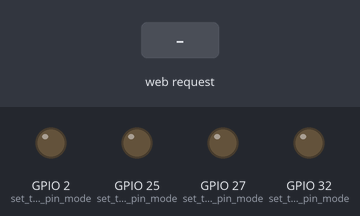
This sketch was run on a simulated ESP32. Parts: output pins drawn as LEDs (lit = HIGH). The inputs (shaded band) are chosen by the test bench. WiFi joins after 1.5 s; servers stay silent unless stated; what the sketch prints to the serial monitor is not drawn.

Above: at 2.7 s.
2.8 s: HTTP request GET /2H received
At 3.5 s:
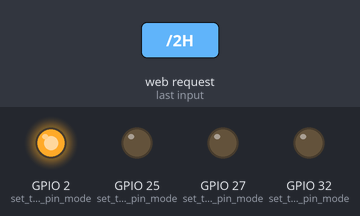
4.3 s: HTTP request GET /27H received
At 4.7 s:
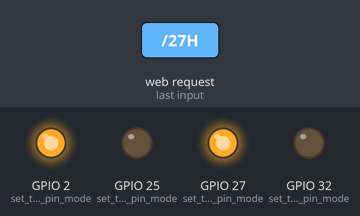
5.8 s: HTTP request GET /2L received
At 7.0 s:
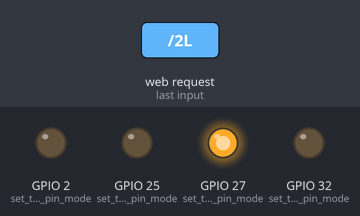
7.3 s: HTTP request GET /25H received
At 8.2 s:
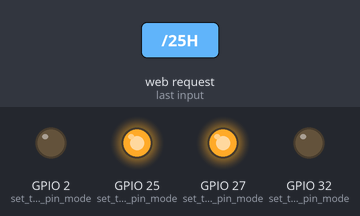
8.8 s: HTTP request GET /27L received
At 9.3 s:
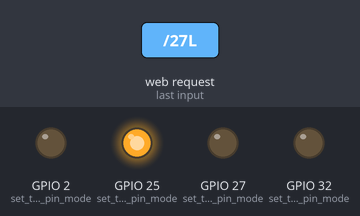
10.3 s: HTTP request GET /32H received
At 11.6 s:
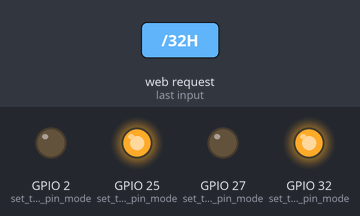
Timing chart, 0 to 12.8 s (numbered marks = the images above; inputs shaded):
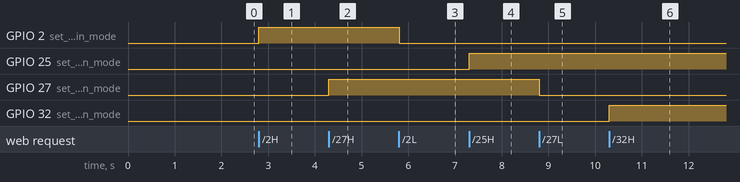

Measured:
- after the input at 2.8 s, GPIO 2 (set_the_LED_pin_mode): LOW → HIGH at once
- after the input at 4.3 s, GPIO 27 (set_the_LED_pin_mode): LOW → HIGH at once
- after the input at 5.8 s, GPIO 2 (set_the_LED_pin_mode): HIGH → LOW at once
- after the input at 7.3 s, GPIO 25 (set_the_LED_pin_mode): LOW → HIGH at once
- after the input at 8.8 s, GPIO 27 (set_the_LED_pin_mode): HIGH → LOW at once
- after the input at 10.3 s, GPIO 32 (set_the_LED_pin_mode): LOW → HIGH at once

The sketch:

conwifi.ino
```cpp
#include <WiFi.h>

const char* ssid     = "New";
const char* password = "09102887321";

WiFiServer server(80);

void setup()
{
  Serial.begin(115200);

  pinMode(2, OUTPUT);      // set the LED pin mode
  pinMode(27, OUTPUT);      // set the LED pin mode
  pinMode(25, OUTPUT);      // set the LED pin mode
  pinMode(32, OUTPUT);      // set the LED pin mode

  delay(10);

  // We start by connecting to a WiFi network

  Serial.println();
  Serial.println();
  Serial.print("Connecting to ");
  Serial.println(ssid);

  WiFi.begin(ssid, password);

  while (WiFi.status() != WL_CONNECTED) {
    delay(500);
    Serial.print(".");
  }

  Serial.println("");
  Serial.println("WiFi connected.");
  Serial.println("IP address: ");
  Serial.println(WiFi.localIP());

  server.begin();

}

int value = 0;

void loop() {
  WiFiClient client = server.available();   // listen for incoming clients

  if (client) {                             // if you get a client,
    Serial.println("New Client.");           // print a message out the serial port
    String currentLine = "";                // make a String to hold incoming data from the client
    while (client.connected()) {            // loop while the client's connected
      if (client.available()) {             // if there's bytes to read from the client,
        char c = client.read();             // read a byte, then
        Serial.write(c);                    // print it out the serial monitor
        if (c == '\n') {                    // if the byte is a newline character

          // if the current line is blank, you got two newline characters in a row.
          // that's the end of the client HTTP request, so send a response:
          if (currentLine.length() == 0) {
            // HTTP headers always start with a response code (e.g. HTTP/1.1 200 OK)
            // and a content-type so the client knows what's coming, then a blank line:
            client.println("HTTP/1.1 200 OK");
            client.println("Content-type:text/html");
            client.println();

            // the content of the HTTP response follows the header:
            client.print("Click <a href=\"/2H\">here</a> to turn the LED on pin 2 on.<br>");
            client.print("Click <a href=\"/2L\">here</a> to turn the LED on pin 2 off.<br>");
            client.print("<br>");

            client.print("Click <a href=\"/27H\">here</a> to turn the LED on pin 27 on.<br>");
            client.print("Click <a href=\"/27L\">here</a> to turn the LED on pin 27 off.<br>");
            client.print("<br>");

            client.print("Click <a href=\"/25H\">here</a> to turn the LED on pin 25 on.<br>");
            client.print("Click <a href=\"/25L\">here</a> to turn the LED on pin 25 off.<br>");
            client.print("<br>");

            client.print("Click <a href=\"/32H\">here</a> to turn the LED on pin 32 on.<br>");
            client.print("Click <a href=\"/32L\">here</a> to turn the LED on pin 32 off.<br>");
            client.print("<br>");

            // The HTTP response ends with another blank line:
            client.println();
            // break out of the while loop:
            break;
          } else {    // if you got a newline, then clear currentLine:
            currentLine = "";
          }
        } else if (c != '\r') {  // if you got anything else but a carriage return character,
          currentLine += c;      // add it to the end of the currentLine
        }

        // Check to see if the client request was "GET /xH" or "GET /xL":
        if (currentLine.endsWith("GET /2H")) {
          digitalWrite(2, HIGH);               // GET /H turns the LED on
        }
        if (currentLine.endsWith("GET /2L")) {
          digitalWrite(2, LOW);                // GET /L turns the LED off
        }

        if (currentLine.endsWith("GET /27H")) {
          digitalWrite(27, HIGH);               // GET /H turns the LED on
        }

        if (currentLine.endsWith("GET /27L")) {
          digitalWrite(27, LOW);                // GET /L turns the LED off
        }

        if (currentLine.endsWith("GET /25H")) {
          digitalWrite(25, HIGH);               // GET /H turns the LED on
        }
        if (currentLine.endsWith("GET /25L")) {
          digitalWrite(25, LOW);                // GET /L turns the LED off
        }

        if (currentLine.endsWith("GET /32H")) {
          digitalWrite(32, HIGH);               // GET /H turns the LED on
        }
        if (currentLine.endsWith("GET /32L")) {
          digitalWrite(32, LOW);                // GET /L turns the LED off
        }

      }
    }
    // close the connection:
    client.stop();
    Serial.println("Client Disconnected.");
  }
}
```
